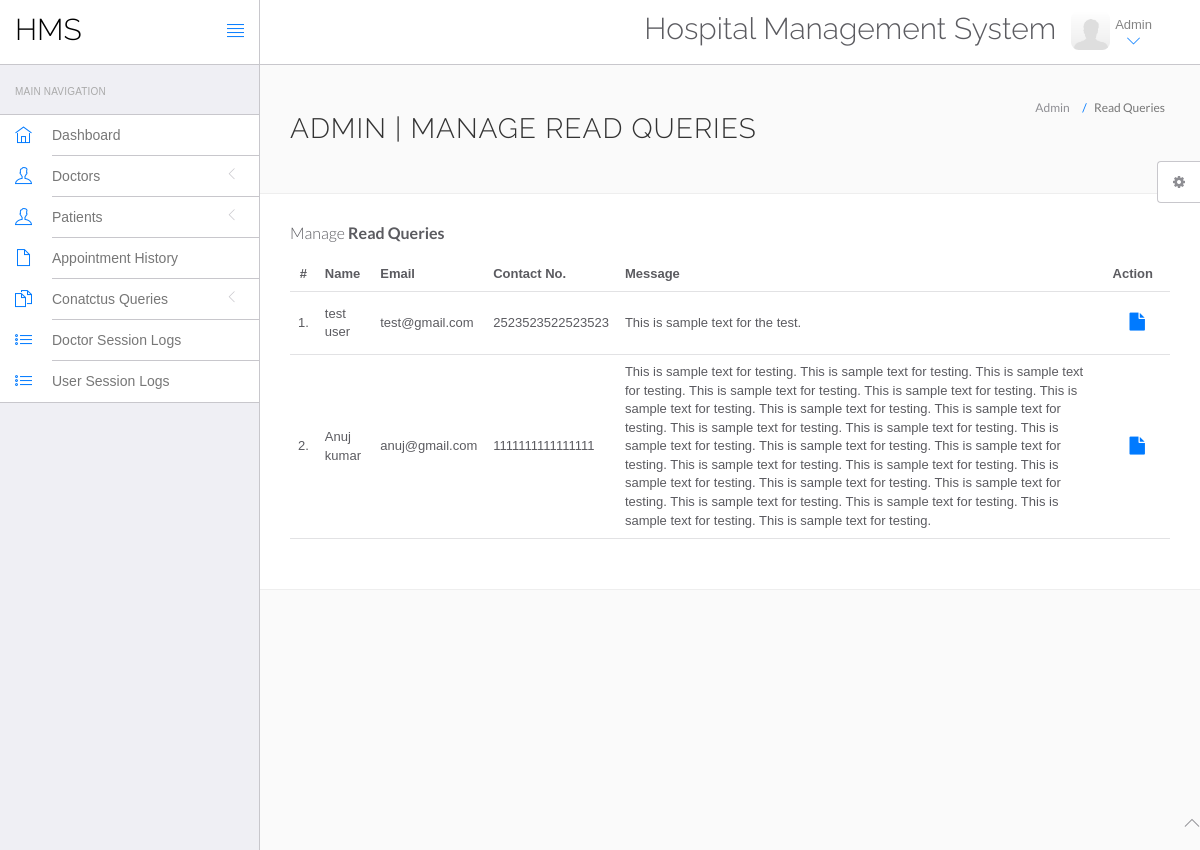
Screenshot of /hms/admin/read-query.php (signed in) with the database file from the repository.
### tables this page shows
CREATE TABLE `tblcontactus` (
  `id` int(11) NOT NULL,
  `fullname` varchar(255) DEFAULT NULL,
  `email` varchar(255) DEFAULT NULL,
  `contactno` bigint(12) DEFAULT NULL,
  `message` mediumtext DEFAULT NULL,
  `PostingDate` timestamp NULL DEFAULT current_timestamp(),
  `AdminRemark` mediumtext DEFAULT NULL,
  `LastupdationDate` timestamp NULL DEFAULT NULL ON UPDATE current_timestamp(),
  `IsRead` int(11) DEFAULT NULL
);

### hms/admin/read-query.php (the view, shortened to what this page needs)
<?php
include('include/config.php');
?>
<!DOCTYPE html>
<html lang="en">
	<head>
		<link rel="stylesheet" href="vendor/bootstrap/css/bootstrap.min.css">
		<link rel="stylesheet" href="vendor/fontawesome/css/font-awesome.min.css">
		<link rel="stylesheet" href="vendor/themify-icons/themify-icons.min.css">
		<link href="vendor/animate.css/animate.min.css" rel="stylesheet" media="screen">
		<link href="vendor/perfect-scrollbar/perfect-scrollbar.min.css" rel="stylesheet" media="screen">
		<link href="vendor/switchery/switchery.min.css" rel="stylesheet" media="screen">
		<link href="vendor/bootstrap-touchspin/jquery.bootstrap-touchspin.min.css" rel="stylesheet" media="screen">
		<link href="vendor/select2/select2.min.css" rel="stylesheet" media="screen">
		<link href="vendor/bootstrap-datepicker/bootstrap-datepicker3.standalone.min.css" rel="stylesheet" media="screen">
		<link href="vendor/bootstrap-timepicker/bootstrap-timepicker.min.css" rel="stylesheet" media="screen">
		<link rel="stylesheet" href="assets/css/styles.css">
		<link rel="stylesheet" href="assets/css/plugins.css">
		<link rel="stylesheet" href="assets/css/themes/theme-1.css" id="skin_color" />
	</head>
	<body>
		<div id="app">
<?php include('include/sidebar.php');?>
			<div class="app-content">
						<?php include('include/header.php');?>
				<div class="main-content" >
					<div class="wrap-content container" id="container">
						<section id="page-title">
							<div class="row">
								<div class="col-sm-8">
									<h1 class="mainTitle">Admin | Manage Read Queries</h1>
																	</div>
								<ol class="breadcrumb">
									<li>
										<span>Admin</span>
									</li>
									<li class="active">
										<span>Read Queries</span>
									</li>
								</ol>
							</div>
						</section>
						<div class="container-fluid container-fullw bg-white">
									<div class="row">
								<div class="col-md-12">
									<h5 class="over-title margin-bottom-15">Manage <span class="text-bold">Read Queries</span></h5>
									<table class="table table-hover" id="sample-table-1">
										<thead>
											<tr>
												<th class="center">#</th>
												<th>Name</th>
												<th class="hidden-xs">Email</th>
												<th>Contact No. </th>
												<th>Message </th>
												<th>Action</th>
											</tr>
										</thead>
										<tbody>
<?php
$sql=mysqli_query($con,"select * from tblcontactus where IsRead is not null");
$cnt=1;
while($row=mysqli_fetch_array($sql))
{
?>
											<tr>
												<td class="center"><?php echo $cnt;?>.</td>
												<td class="hidden-xs"><?php echo $row['fullname'];?></td>
												<td><?php echo $row['email'];?></td>
												<td><?php echo $row['contactno'];?></td>
												<td><?php echo $row['message'];?></td>
												<td >
												<div class="visible-md visible-lg hidden-sm hidden-xs">
							<a href="query-details.php?id=<?php echo $row['id'];?>" class="btn btn-transparent btn-lg" title="View Details"><i class="fa fa-file"></i></a>
												</div>
												</td>
											</tr>
											<?php
$cnt=$cnt+1;
											 }?>
										</tbody>
									</table>
								</div>
							</div>
								</div>
							</div>
						</div>
					</div>
				</div>
	<?php include('include/footer.php');?>
	<?php include('include/setting.php');?>
	</body>
</html>

### hms/admin/assets/css/themes/theme-1.css (style rules this page uses)
body { background: #FAFAFA; }

### rows the page displays
tblcontactus: fullname "test user", email "test@gmail.com", contactno "2523523522523523", message "This is sample text for the test."
tblcontactus: fullname "Anuj kumar", email "anuj@gmail.com", contactno "1111111111111111", message "This is sample text for testing. This is sample text for testing. This is sample text for testing. This is sample text for testing. This is sample text for testing. This is sample text for testing. This is sample text for testing. This is sample text for testing. This is sample text for testing. This is sample text for testing. This is sample text for testing. This is sample text for testing. This is sample text for testing. This is sample text for testing. This is sample text for testing. This is sample text for testing. This is sample text for testing. This is sample text for testing. This is sample text for testing. This is sample text for testing. This is sample text for testing. This…"
